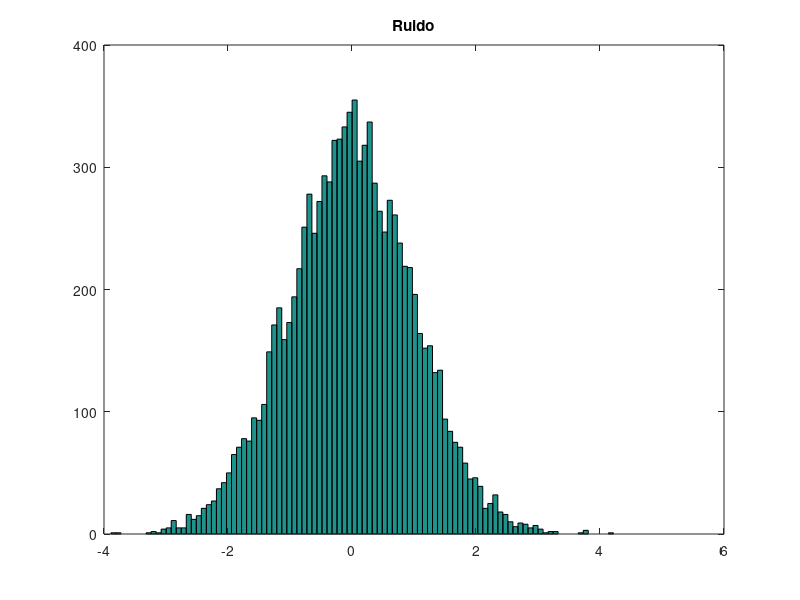
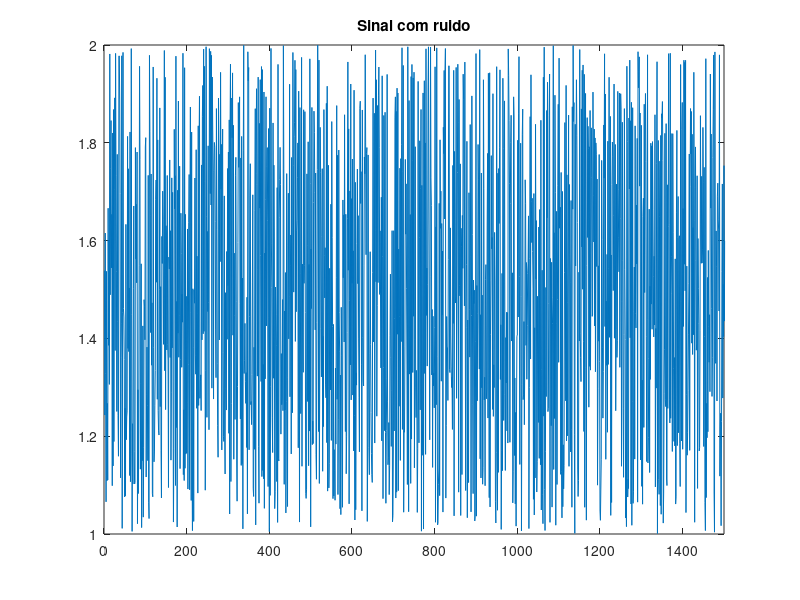
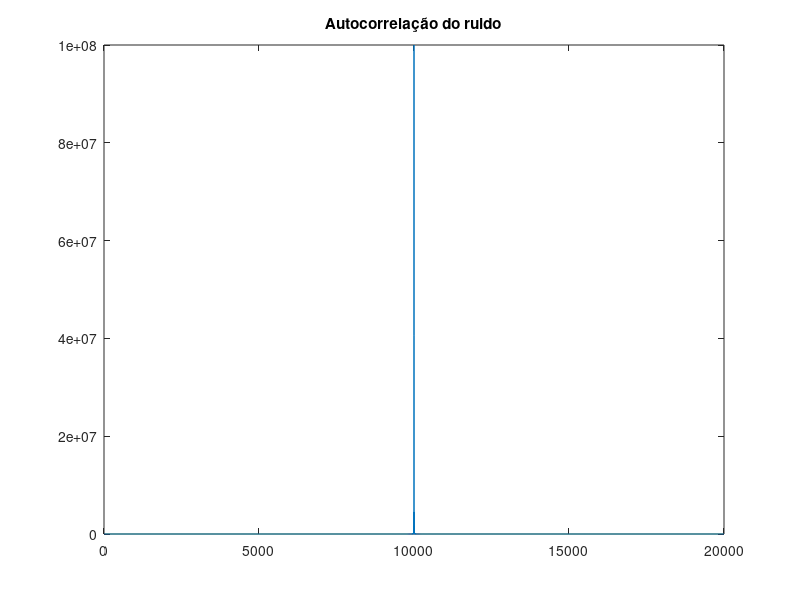
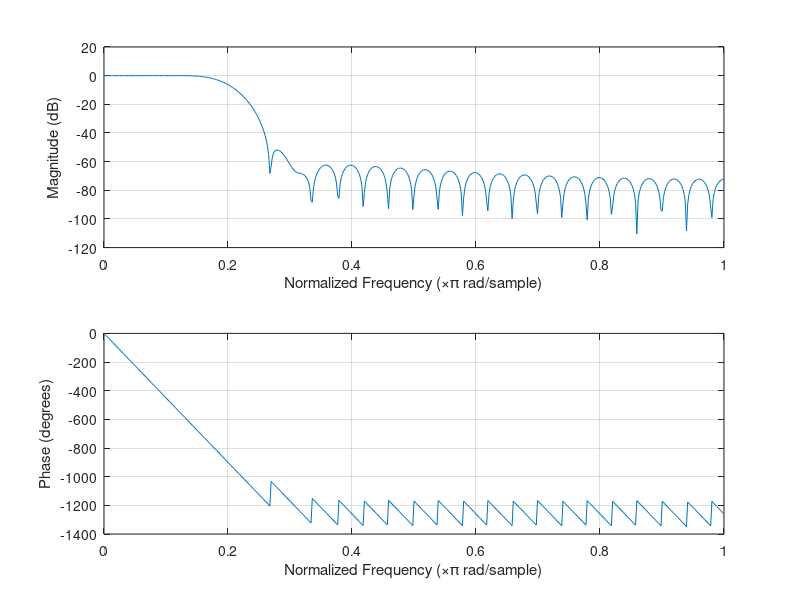

Reproduce these figures in MATLAB, in order.
#------DESCRIÇÃO ATIVIDADE 3 - MARÇO 2020
#ANÁLISE DE SINAIS RUIDO, AUTOCORRELAÇÃO E FILTRAGEM DO SINAL 

#------AUTHOR
#SAROM TORRES

clc; clear all; close all;

fs= 10e3;
ts = 1/fs;
t = [0:ts:1-ts];

%RUIDO
ruido = randn(size(t));
ruido = randn(1,fs);
%HISTOGRAMA RUIDO
figure(1)
hist(ruido,100);
title('Ruido')

%SINAL ALEATÓRIO MAIS RUIDO
info = randi([0 1],1,fs)*2-1;
info_format = rectpuls(info,100);

ruido2 = rand(1,length(info_format));
r = info_format + ruido2;

%PLOT SINAL + RUIDO
figure(2)
plot(r)
title('Sinal com ruido')
xlim([0 1500]);

%AUTOCORRELAÇÃO
Rx = xcorr(info_format);
Gx = fft(Rx);
Gx = fftshift(Gx);
figure(4)
plot(abs(Gx))
title('Autocorrelação do ruido')

%FILTRO
filtro = fir1(50,(1000*2)/fs);
figure(5)
freqz(filtro)

ruido_filt = filter(filtro,1,ruido);
Rf = fft(ruido_filt)/length(ruido_filt);

figure(6)
subplot(211)
plot(ruido_filt)
subplot(212)
plot(abs(fftshift(Rf)))

figure(7)
hist(ruido_filt)
